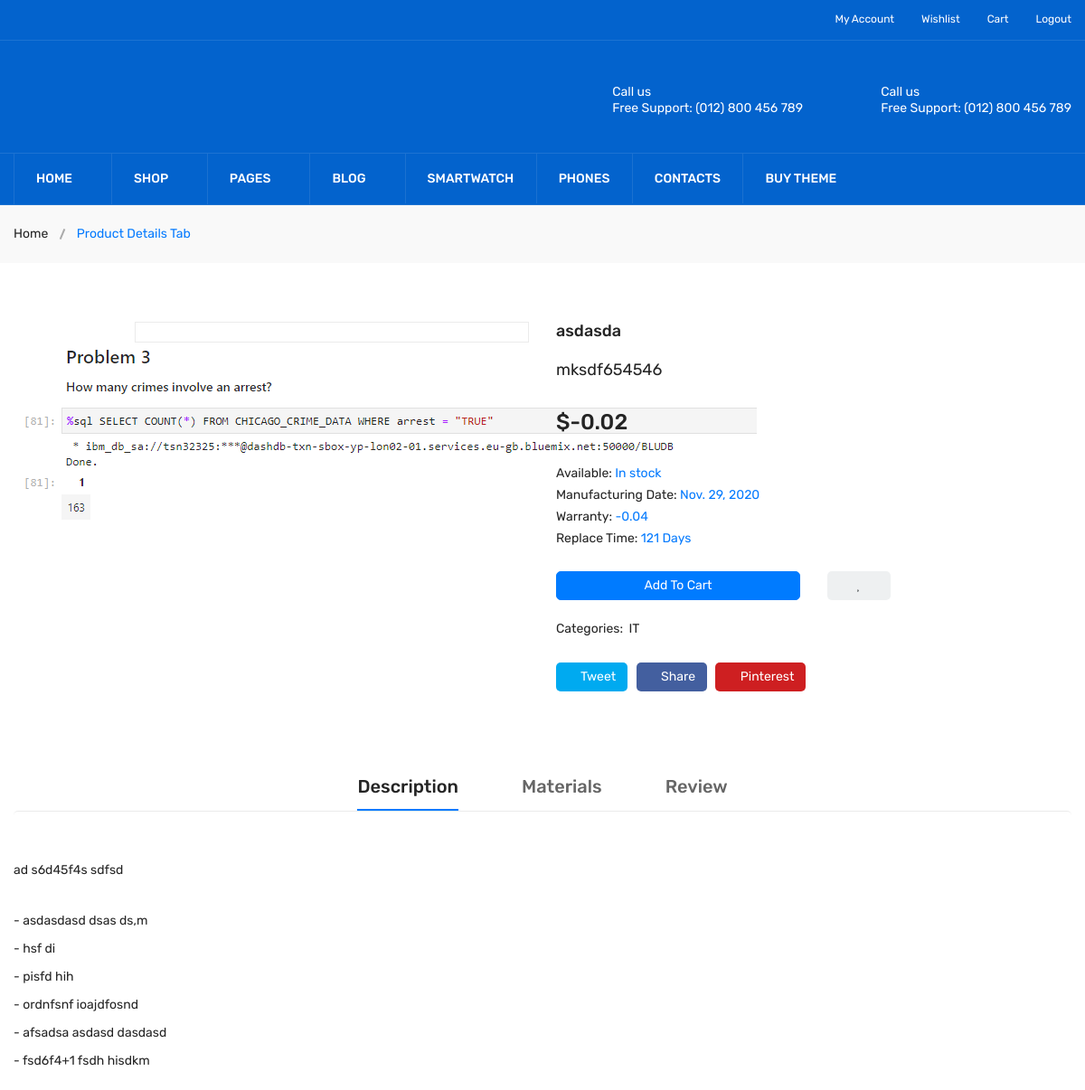
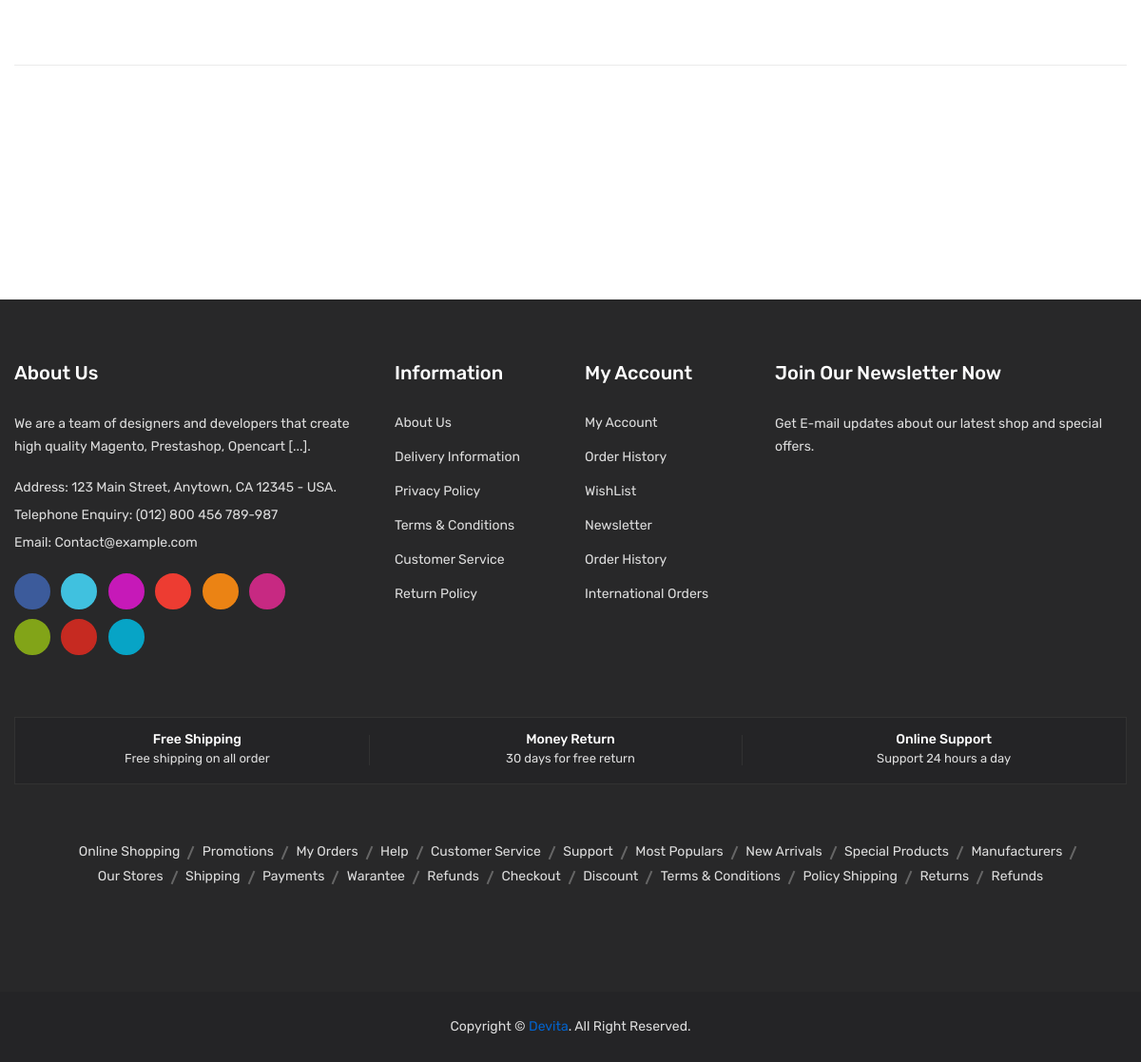
The page /EngineeringTools/Product_Details/4 (signed in) on the database its author committed (2 pictures, top to bottom).
### Company/models.py (models this page shows, shortened)
class Product_Hardware(models.Model):
    p_company_id = models.CharField(max_length = 20)
    p_name = models.CharField(max_length = 50)
    p_model_no = models.CharField(max_length = 20)
    p_bio = models.TextField()
    p_manufacturing_date = models.DateField()
    p_img_1 = models.ImageField(upload_to= upload_product_img_path)
    p_img_2 = models.ImageField(upload_to= upload_product_img_path)
    p_img_3 = models.ImageField(upload_to= upload_product_img_path, null=True, blank=True)
    p_img_4 = models.ImageField(upload_to= upload_product_img_path, null=True, blank=True)
    p_img_5 = models.ImageField(upload_to= upload_product_img_path, null=True, blank=True)
    p_img_6 = models.ImageField(upload_to= upload_product_img_path, null=True, blank=True)
    p_catagory = models.ForeignKey(Product_Catagory, on_delete = models.CASCADE)
    p_price = models.DecimalField(max_digits = 10, decimal_places = 2)
    P_warranty = models.DecimalField(max_digits = 4, decimal_places = 2)
    p_replace_time = models.CharField(max_length = 3)
    p_ppt = models.FileField( upload_to=upload_ppt_path, null= True, blank= True)
    p_pdf = models.FileField(upload_to = upload_pdf_path,null=True, blank=True)
    p_blog_link = models.URLField(null=True, blank=True)
    p_youtube_link = models.URLField(null=True, blank=True)
    p_software_link = models.URLField(max_length = 200, null=True, blank= True)
    p_feature_1 = models.CharField(max_length = 300)
    p_feature_2 = models.CharField(max_length=300)
    p_feature_3 = models.CharField(max_length=300, null=True, blank=True)
    p_feature_4 = models.CharField(max_length=300, null=True, blank=True)
    p_feature_5 = models.CharField(max_length=300, null=True, blank=True)
    p_feature_6 = models.CharField(max_length=300, null=True, blank=True)
    p_creation_date = models.DateTimeField(auto_now_add= True)
    p_updated_date = models.DateTimeField(auto_now= True)

class Product_Catagory(models.Model):
    catagory_name = models.CharField(max_length=20, unique=True)

### User/views.py (the view)
def Product_Details_View(request, ID):
    temp = "User/product_details.html"
    data = Product_Hardware.objects.get(id = ID)
    category = Product_Catagory.objects.get(id = data.p_catagory_id)
    review_form = Product_Review_form()
    review_data = Product_Review.objects.filter(product_id = ID)
    InWishlist = Wishlist.objects.filter(product_name__iexact=data.p_name, user_email__iexact=request.user.email).exists()
    InCart = Cart.objects.filter(product_name__iexact=data.p_name, user_email__iexact=request.user.email).exists()
    return render(request, temp, {'data':data, 'categoryName':category.catagory_name, 'review_form':review_form, 'review_data':review_data, 'inWishList':InWishlist, 'inCart':InCart})

### Templates/User/product_details.html (shortened to what this page needs)
{% extends 'User/header_footer.html' %}
{% load static %}
{% load i18n %}
{% load crispy_forms_tags %}
{% block 'content' %}
 <div class="breadcrumb-area gray-bg-7">
            <div class="container">
                <div class="breadcrumb-content">
                    <ul>
                        <li><a href="index.html">Home</a></li>
                        <li class="active">Product Details Tab</li>
                    </ul>
                </div>
            </div>
        </div>
        <div class="product-details pt-65 pb-65">
            <div class="container">
                <div class="row">
                    <div class="col-lg-6 col-md-12">
                        <div class="product-details-img">
                            <div id="gallery" class="product-dec-slider-2">
                                <a data-image="{{ MEDIA_ROOT }}{{ data.p_img_2.url }}" data-zoom-image="{{ MEDIA_ROOT }}{{ data.p_img_2.url }}">
                                    <img src="{{ MEDIA_ROOT }}{{ data.p_img_2.url }}" alt="">
                                </a>
                            </div>
                            <div class="zoompro-wrap zoompro-2 pl-20">
                                <div class="zoompro-border zoompro-span">
                                </div>
                            </div>
                        </div>
                    </div>
                    <div class="col-lg-6 col-md-12">
                        <div class="product-details-content">
                            <h4>{{ data.p_name }}</h4>
                            <br>
                            <h5>{{ data.p_model_no }}</h5>
                            <br>
                            <span>${{ data.p_price }}</span>
                            <div class="in-stock">
                                <p>Available: <span>In stock</span></p>
                                <p>Manufacturing Date: <span>{{data.p_manufacturing_date}}</span></p>
                                <p>Warranty: <span>{{data.P_warranty}}</span></p>
                                <p>Replace Time: <span>{{data.p_replace_time}} Days</span></p>
                                <br>
                            </div>
                            <div class="row">
                                    <div class="col-md-6">
                                        {% if inCart %}
                                        <form method="POST" style="width:100%; height:100%;"  action="{% url 'Cart:Remove_From_Cart' %}">
                                            {% csrf_token %}
                                            <input type="hidden" name="productId" value="{{ data.id }}">
                                            <button class="btn btn-danger"  style="height:100%; width:100%; border-radius:5px;">
                                                Remove From Cart
                                            </button>
                                        </form>
                                        {% else %}
                                        <form method="POST" style="width:100%; height:100%;"  action="{% url 'Cart:Add_To_Cart' %}">
                                            <button class="btn btn-primary"  style="height:100%; width:100%; border-radius:5px;">
                                                Add To Cart
                                            </button>
                                        </form>
                                        {% endif %}
                                    </div>
                                    <div class="col-md-2">
                                        {% if inWishList %}
                                            <form method="POST" style="width:100%; height:100%;" action="{% url 'Cart:Remove_From_WishList' %}">
                                                <button class="btn" style="width:100%; height:100%; background-color:#EEF0F1; border-radius:5px;">
                                                        <i class="fa fa-heart"></i>
                                                </button>
                                            </form>
                                        {% endif %}
                                    </div>
                            </div>
                            <br>
                            <div class="pro-dec-categories">
                                <ul>
                                    <li class="categories-title">Categories:</li>
                                    <li>{{ categoryName }}</li>
                                </ul>
                            </div>
                            <div class="pro-dec-social">
                                <ul>
                                    <li><a target="_blank" class="tweet" href="http://twitter.com/share?url=#url"><i class="ion-social-twitter"></i> Tweet</a></li>
                                    <li><a target="_blank" class="share" href="https://www.facebook.com/sharer/sharer.php?u=#url"><i class="ion-social-facebook"></i> Share</a></li>
                                    <li><a target="_blank" class="pinterest" href="http://pinterest.com/pin/create/button/?url=#url"><i class="ion-social-pinterest"></i> Pinterest</a></li>
                                </ul>
                            </div>
                        </div>
                    </div>
                </div>
            </div>
        </div>
        <div class="description-review-area pt-25 pb-70">
            <div class="container">
                <div class="description-review-wrapper">
                    <div class="description-review-topbar nav text-center">
                        <a class="active" data-toggle="tab" href="#des-details1">Description</a>
                        <a data-toggle="tab" href="#des-details2">Materials</a>
                        <a data-toggle="tab" href="#des-details3">Review</a>
                    </div>
                    <div class="tab-content description-review-bottom">
                        <div id="des-details1" class="tab-pane active">
                            <div class="product-description-wrapper">
                                <p>{{ data.p_bio }}</p>
                                <ul>
                                    <li>-  {{ data.p_feature_1 }}</li>
                                    <li>-  {{ data.p_feature_2 }}</li>
                                    {% if data.p_feature_3 != "" %}
                                        <li>-  {{ data.p_feature_3 }}</li>
                                    {% endif %}
                                    {% if data.p_feature_4 != "" %}
                                        <li>-  {{ data.p_feature_4 }}</li>
                                    {% endif %}
                                    {% if data.p_feature_5 != "" %}
                                        <li>-  {{ data.p_feature_5 }}</li>
                                    {% endif %}
                                    {% if data.p_feature_6 != "" %}
                                        <li>-  {{ data.p_feature_6 }}</li>
                                    {% endif %}
                                </ul>
                            </div>
                        </div>
                    </div>
                </div>
            </div>
        </div>
{% endblock %}

### rows shown on the page
Product_Hardware: p_img_2 (picture), p_name "asdasda", p_model_no "mksdf654546", p_price "-0.02", p_manufacturing_date "Nov. 29, 2020", P_warranty "-0.04", p_replace_time "121", p_bio "ad s6d45f4s sdfsd", p_feature_1 "asdasdasd dsas ds,m", p_feature_2 "hsf di", p_feature_3 "pisfd hih", p_feature_4 "ordnfsnf ioajdfosnd", p_feature_5 "afsadsa asdasd dasdasd", p_feature_6 "fsd6f4+1 fsdh hisdkm"
Product_Catagory: catagory_name "IT"
